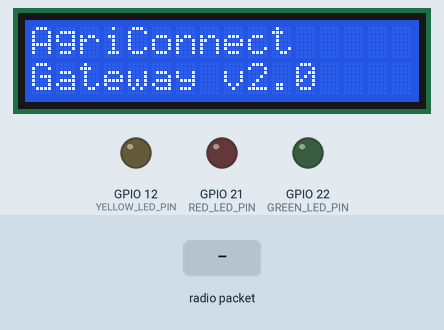
Bench run of a sketch on a simulated ESP32. Parts: 16×2 character LCD, output pins drawn as LEDs (lit = HIGH). The inputs (shaded band) are chosen by the test bench. WiFi joins after 1.5 s; servers stay silent unless stated; no radio packets arrive unless stated; no MQTT or app messages arrive unless stated; what the sketch prints to the serial monitor is not drawn.

Above: at 2.1 s.
At 10.8 s:
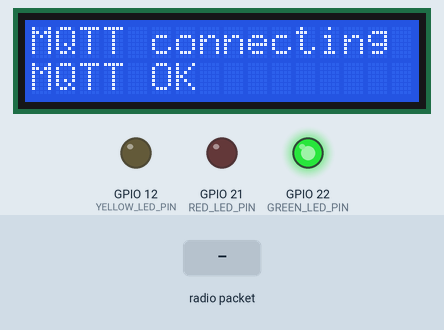
10.9 s: radio packet "1" arrives
At 12.8 s:
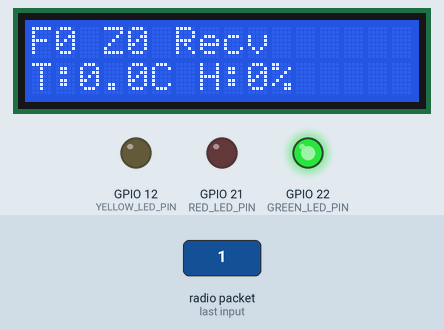
13.3 s: radio packet "0" arrives
At 13.66 s:
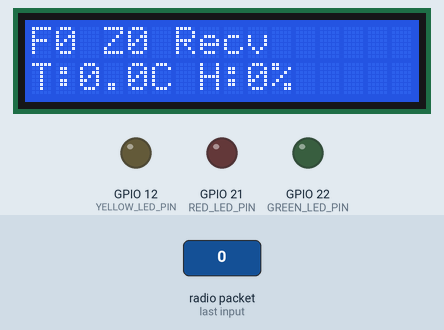
Timing chart, 0 to 16.3 s (numbered marks = the images above; inputs shaded):
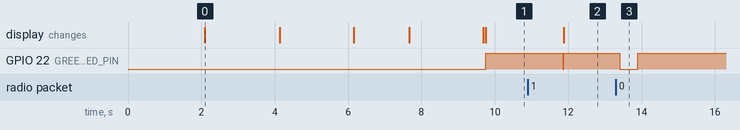

The sketch:

AgriConnect_Gateway_Cloud.ino.ino
```cpp
/*
 * AgriConnect Gateway - Cloud Connected Version
 * Bridges LoRa field nodes to MQTT cloud
 * Version: 2.0.0
 */

#include <WiFi.h>
#include <WiFiClientSecure.h>
#include <PubSubClient.h>
#include <LoRa.h>
#include <ArduinoJson.h>
#include <EEPROM.h>
#include <LiquidCrystal_I2C.h>

// ==========================================
// CONFIGURATION - UPDATE THESE!
// ==========================================

// WiFi credentials
#define WIFI_SSID "NMD"
#define WIFI_PASSWORD "N@no2025"

// MQTT Broker (HiveMQ Cloud) - FROM credentials.md
#define MQTT_BROKER "fd863c20c0ba41ddb2018d1b424cbd30.s1.eu.hivemq.cloud"  // UPDATE!
#define MQTT_PORT 8883
#define MQTT_USERNAME "gateway_client"
#define MQTT_PASSWORD "Agriconnect12345"  // UPDATE!

// Gateway identification
#define GATEWAY_ID "GW-CM-BUE-001"
#define FARM_ID "FARM-CM-001"

// LoRa pin definitions
#define SCK 5
#define MISO 19
#define MOSI 27
#define NSS 25
#define RST 14
#define DIO0 26

// LoRa settings
#define LORA_FREQUENCY 433E6
#define LORA_SYNC_WORD 0x34

// LED pins
#define RED_LED_PIN 21
#define GREEN_LED_PIN 22
#define YELLOW_LED_PIN 12

// Timing
#define MQTT_RECONNECT_INTERVAL 5000
#define STATUS_PUBLISH_INTERVAL 300000  // 5 minutes
#define WATCHDOG_TIMEOUT 60000

// ==========================================
// GLOBAL OBJECTS
// ==========================================

WiFiClientSecure espClient;
PubSubClient mqttClient(espClient);
LiquidCrystal_I2C lcd(0x27, 16, 2);

// Status tracking
bool loraAvailable = false;
bool mqttConnected = false;
bool wifiConnected = false;
unsigned long lastMqttAttempt = 0;
unsigned long lastStatusPublish = 0;
unsigned long lastLoRaReceive = 0;
uint32_t messageCount = 0;
uint32_t errorCount = 0;

// Message buffer for offline storage
#define BUFFER_SIZE 50
String messageBuffer[BUFFER_SIZE];
int bufferIndex = 0;

// ==========================================
// FUNCTION PROTOTYPES
// ==========================================

void initWiFi();
void initMQTT();
void initLoRa();
void initLCD();
void connectMQTT();
void handleLoRaData();
void publishSensorData(JsonDocument& doc);
void publishStatus();
void mqttCallback(char* topic, byte* payload, unsigned int length);
void bufferMessage(String message);
void sendBufferedMessages();
void updateLEDs();
void updateLCD();

// ==========================================
// SETUP
// ==========================================

void setup() {
    Serial.begin(115200);
    delay(2000);

    Serial.println("\n=== AgriConnect Gateway - Cloud Connected ===");
    Serial.printf("Gateway ID: %s\n", GATEWAY_ID);
    Serial.printf("Farm ID: %s\n", FARM_ID);

    // Initialize LEDs
    pinMode(RED_LED_PIN, OUTPUT);
    pinMode(GREEN_LED_PIN, OUTPUT);
    pinMode(YELLOW_LED_PIN, OUTPUT);

    // Initialize LCD
    initLCD();

    // Initialize LoRa
    initLoRa();

    // Initialize WiFi
    initWiFi();

    // Initialize MQTT
    initMQTT();

    Serial.println("=== GATEWAY READY ===\n");
}

// ==========================================
// MAIN LOOP
// ==========================================

void loop() {
    unsigned long currentTime = millis();

    // Maintain MQTT connection
    if (!mqttClient.connected()) {
        if (currentTime - lastMqttAttempt >= MQTT_RECONNECT_INTERVAL) {
            connectMQTT();
            lastMqttAttempt = currentTime;
        }
    } else {
        mqttClient.loop();

        // Send buffered messages if we just reconnected
        if (bufferIndex > 0) {
            sendBufferedMessages();
        }
    }

    // Handle incoming LoRa data
    handleLoRaData();

    // Publish status periodically
    if (mqttConnected && (currentTime - lastStatusPublish >= STATUS_PUBLISH_INTERVAL)) {
        publishStatus();
        lastStatusPublish = currentTime;
    }

    // Update status indicators
    updateLEDs();

    // Watchdog check
    if (currentTime - lastLoRaReceive > WATCHDOG_TIMEOUT && lastLoRaReceive > 0) {
        Serial.println("WARNING: No LoRa data received in 60 seconds");
    }

    delay(10);
}

// ==========================================
// INITIALIZATION FUNCTIONS
// ==========================================

void initWiFi() {
    Serial.print("Connecting to WiFi: ");
    Serial.println(WIFI_SSID);

    lcd.clear();
    lcd.setCursor(0, 0);
    lcd.print("WiFi connecting");

    WiFi.begin(WIFI_SSID, WIFI_PASSWORD);

    int attempts = 0;
    while (WiFi.status() != WL_CONNECTED && attempts < 20) {
        delay(500);
        Serial.print(".");
        attempts++;
    }

    if (WiFi.status() == WL_CONNECTED) {
        wifiConnected = true;
        Serial.println("\n✓ WiFi connected!");
        Serial.print("IP Address: ");
        Serial.println(WiFi.localIP());

        lcd.setCursor(0, 1);
        lcd.print("WiFi OK");
        delay(2000);
    } else {
        wifiConnected = false;
        Serial.println("\n✗ WiFi connection failed!");

        lcd.setCursor(0, 1);
        lcd.print("WiFi FAILED");
        delay(2000);
    }
}

void initMQTT() {
    espClient.setInsecure();  // Skip cert verification (use CA cert in production)
    mqttClient.setServer(MQTT_BROKER, MQTT_PORT);
    mqttClient.setCallback(mqttCallback);
    mqttClient.setBufferSize(512);  // Increase buffer for larger messages

    Serial.println("MQTT client initialized");
}

void initLoRa() {
    Serial.println("Initializing LoRa...");

    lcd.clear();
    lcd.setCursor(0, 0);
    lcd.print("LoRa Init...");

    SPI.begin(SCK, MISO, MOSI, NSS);
    LoRa.setPins(NSS, RST, DIO0);

    if (!LoRa.begin(LORA_FREQUENCY)) {
        Serial.println("✗ LoRa initialization failed!");
        loraAvailable = false;

        lcd.setCursor(0, 1);
        lcd.print("LoRa FAILED!");
        digitalWrite(RED_LED_PIN, HIGH);
        delay(3000);
        return;
    }

    // Configure LoRa
    LoRa.setSpreadingFactor(10);
    LoRa.setSignalBandwidth(125E3);
    LoRa.setCodingRate4(8);
    LoRa.setPreambleLength(8);
    LoRa.setSyncWord(LORA_SYNC_WORD);
    LoRa.enableCrc();
    LoRa.setTxPower(20);

    loraAvailable = true;
    Serial.println("✓ LoRa initialized successfully");

    lcd.setCursor(0, 1);
    lcd.print("LoRa Ready");
    delay(2000);
}

void initLCD() {
    lcd.init();
    lcd.backlight();
    lcd.setCursor(0, 0);
    lcd.print("AgriConnect");
    lcd.setCursor(0, 1);
    lcd.print("Gateway v2.0");
    delay(2000);
}

// ==========================================
// MQTT FUNCTIONS
// ==========================================

void connectMQTT() {
    if (!wifiConnected) {
        Serial.println("Cannot connect MQTT - WiFi not connected");
        return;
    }

    Serial.print("Connecting to MQTT broker: ");
    Serial.println(MQTT_BROKER);

    lcd.clear();
    lcd.setCursor(0, 0);
    lcd.print("MQTT connecting");

    String clientId = "gateway_" + String(GATEWAY_ID);

    // Set Last Will and Testament
    String lwt_topic = "agriconnect/status/" + String(GATEWAY_ID);
    String lwt_payload = "{\"gatewayId\":\"" + String(GATEWAY_ID) +
                        "\",\"status\":\"offline\"}";

    if (mqttClient.connect(clientId.c_str(),
                           MQTT_USERNAME,
                           MQTT_PASSWORD,
                           lwt_topic.c_str(),
                           1,  // QoS
                           true,  // Retain
                           lwt_payload.c_str())) {

        mqttConnected = true;
        Serial.println("✓ MQTT connected!");

        // Subscribe to command topics
        String commandTopic = "agriconnect/commands/" + String(GATEWAY_ID) + "/#";
        mqttClient.subscribe(commandTopic.c_str(), 1);
        Serial.println("✓ Subscribed to: " + commandTopic);

        // Publish online status
        publishStatus();

        lcd.setCursor(0, 1);
        lcd.print("MQTT OK");
        digitalWrite(GREEN_LED_PIN, HIGH);
        delay(2000);

    } else {
        mqttConnected = false;
        Serial.print("✗ MQTT connection failed, rc=");
        Serial.println(mqttClient.state());

        lcd.setCursor(0, 1);
        lcd.print("MQTT FAILED");
        digitalWrite(RED_LED_PIN, HIGH);
        delay(2000);
        digitalWrite(RED_LED_PIN, LOW);
    }
}

void publishSensorData(JsonDocument& doc) {
    // Build topic
    String topic = "agriconnect/data/" + String(GATEWAY_ID) + "/" +
                   String(doc["fieldId"].as<int>()) + "/" +
                   String(doc["zoneId"].as<int>());

    // Serialize JSON
    String payload;
    serializeJson(doc, payload);

    Serial.println("\n--- Publishing Sensor Data ---");
    Serial.println("Topic: " + topic);
    Serial.println("Payload: " + payload);

    // Publish or buffer
    if (mqttConnected && mqttClient.connected()) {
        if (mqttClient.publish(topic.c_str(), payload.c_str(), false)) {
            messageCount++;
            Serial.println("✓ Published successfully");
            digitalWrite(GREEN_LED_PIN, HIGH);
            delay(100);
            digitalWrite(GREEN_LED_PIN, LOW);
        } else {
            errorCount++;
            Serial.println("✗ Publish failed - buffering");
            bufferMessage(payload);
        }
    } else {
        Serial.println("⚠ MQTT not connected - buffering");
        bufferMessage(payload);
    }
}

void publishStatus() {
    StaticJsonDocument<256> doc;

    doc["gatewayId"] = GATEWAY_ID;
    doc["timestamp"] = millis();
    doc["status"] = "online";
    doc["firmwareVersion"] = "2.0.0";
    doc["uptime"] = millis() / 1000;
    doc["freeHeap"] = ESP.getFreeHeap();
    doc["wifiRSSI"] = WiFi.RSSI();
    doc["messagesPublished"] = messageCount;
    doc["errors"] = errorCount;
    doc["bufferedMessages"] = bufferIndex;

    String topic = "agriconnect/status/" + String(GATEWAY_ID);
    String payload;
    serializeJson(doc, payload);

    if (mqttClient.publish(topic.c_str(), payload.c_str(), true)) {  // Retained
        Serial.println("✓ Status published");
    }
}

void mqttCallback(char* topic, byte* payload, unsigned int length) {
    Serial.print("\n--- Command Received ---\n");
    Serial.print("Topic: ");
    Serial.println(topic);
    Serial.print("Payload: ");

    String message;
    for (unsigned int i = 0; i < length; i++) {
        message += (char)payload[i];
    }
    Serial.println(message);

    // Parse command JSON
    StaticJsonDocument<256> doc;
    DeserializationError error = deserializeJson(doc, message);

    if (error) {
        Serial.println("✗ JSON parsing failed");
        return;
    }

    String action = doc["action"] | "";

    if (action == "pump_control") {
        bool activate = doc["parameters"]["activate"] | false;
        int targetField = doc["targetFieldId"] | 0;
        int targetZone = doc["targetZoneId"] | 0;

        Serial.printf("Command: %s pump for Field %d Zone %d\n",
                     activate ? "ACTIVATE" : "DEACTIVATE",
                     targetField, targetZone);

        // TODO: Forward to field node via LoRa
        // This is where you'd send LoRa command to field node

        lcd.clear();
        lcd.setCursor(0, 0);
        lcd.printf("CMD: Pump %s", activate ? "ON" : "OFF");
        lcd.setCursor(0, 1);
        lcd.printf("F%d Z%d", targetField, targetZone);

        digitalWrite(YELLOW_LED_PIN, HIGH);
        delay(1000);
        digitalWrite(YELLOW_LED_PIN, LOW);
    }
}

// ==========================================
// LORA FUNCTIONS
// ==========================================

void handleLoRaData() {
    int packetSize = LoRa.parsePacket();
    if (packetSize == 0) return;

    lastLoRaReceive = millis();

    // Read packet
    String receivedData = "";
    while (LoRa.available()) {
        receivedData += (char)LoRa.read();
    }

    int rssi = LoRa.packetRssi();

    Serial.println("\n--- LoRa Packet Received ---");
    Serial.println("Data: " + receivedData);
    Serial.printf("RSSI: %d dBm\n", rssi);

    // Parse JSON
    StaticJsonDocument<512> doc;
    DeserializationError error = deserializeJson(doc, receivedData);

    if (error) {
        Serial.println("✗ JSON parsing failed");
        errorCount++;
        return;
    }

    // Add gateway metadata
    doc["gatewayId"] = GATEWAY_ID;
    doc["timestamp"] = millis();  // Will be replaced with NTP time later
    doc["system"]["rssi"] = rssi;

    JsonObject location = doc.createNestedObject("location");
    location["lat"] = 4.1560;  // Gateway location (from config)
    location["lon"] = 9.2571;

    // Publish to cloud
    publishSensorData(doc);

    // Update LCD
    lcd.clear();
    lcd.setCursor(0, 0);
    lcd.printf("F%d Z%d Recv",
              doc["fieldId"].as<int>(),
              doc["zoneId"].as<int>());
    lcd.setCursor(0, 1);
    lcd.printf("T:%.1fC H:%.0f%%",
              doc["sensors"]["airTemperature"].as<float>(),
              doc["sensors"]["airHumidity"].as<float>());
}

// ==========================================
// BUFFER FUNCTIONS
// ==========================================

void bufferMessage(String message) {
    if (bufferIndex < BUFFER_SIZE) {
        messageBuffer[bufferIndex] = message;
        bufferIndex++;
        Serial.printf("Message buffered (%d/%d)\n", bufferIndex, BUFFER_SIZE);
    } else {
        Serial.println("✗ Buffer full - message dropped!");
        errorCount++;
    }
}

void sendBufferedMessages() {
    Serial.printf("Sending %d buffered messages...\n", bufferIndex);

    for (int i = 0; i < bufferIndex; i++) {
        // Extract fieldId and zoneId from buffered JSON
        StaticJsonDocument<512> doc;
        deserializeJson(doc, messageBuffer[i]);

        String topic = "agriconnect/data/" + String(GATEWAY_ID) + "/" +
                       String(doc["fieldId"].as<int>()) + "/" +
                       String(doc["zoneId"].as<int>());

        if (mqttClient.publish(topic.c_str(), messageBuffer[i].c_str())) {
            Serial.printf("✓ Buffered message %d sent\n", i + 1);
        } else {
            Serial.printf("✗ Failed to send buffered message %d\n", i + 1);
            break;  // Stop trying if one fails
        }

        delay(100);  // Small delay between messages
    }

    bufferIndex = 0;  // Clear buffer
    Serial.println("Buffer cleared");
}

// ==========================================
// STATUS INDICATORS
// ==========================================

void updateLEDs() {
    static unsigned long lastBlink = 0;
    static bool blinkState = false;

    if (millis() - lastBlink > 1000) {
        blinkState = !blinkState;
        lastBlink = millis();

        // Green: MQTT connected
        digitalWrite(GREEN_LED_PIN, mqttConnected ? HIGH : LOW);

        // Yellow: WiFi but no MQTT
        digitalWrite(YELLOW_LED_PIN, (wifiConnected && !mqttConnected) ? blinkState : LOW);

        // Red: No WiFi
        digitalWrite(RED_LED_PIN, !wifiConnected ? blinkState : LOW);
    }
}
```

Measured:
- after the input at 10.9 s, GPIO 22 (GREEN_LED_PIN): HIGH → LOW after 0.95 s, → HIGH 0.02 s later; the display: changes after 0.98 s (image 2)
- after the input at 13.3 s, GPIO 22 (GREEN_LED_PIN): HIGH → LOW after 0.11 s, → HIGH 0.48 s later
- what the display in image 0 shows lasts 2.0 s, from 2.1 s to 4.1 s
